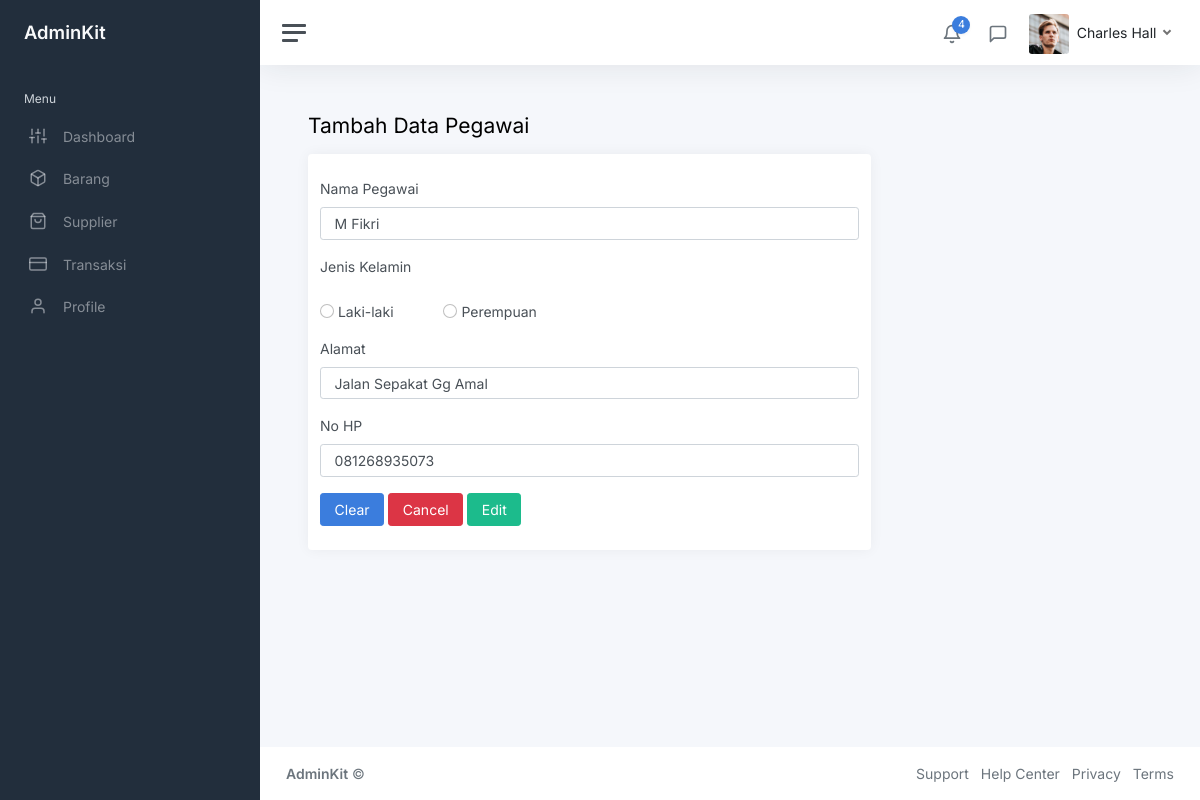
The page /Pegawai/edit/3 on the database its author committed.
### tables this page shows
CREATE TABLE `pegawai` (
  `id_pegawai` int(11) NOT NULL,
  `nama_pegawai` varchar(100) NOT NULL,
  `alamat_pegawai` varchar(100) NOT NULL,
  `jenis_kelamin` varchar(100) NOT NULL,
  `no_hp` varchar(20) NOT NULL
);

### application/controllers/Pegawai.php (called while the page is built, shortened)
<?php
class Pegawai extends CI_Controller
{
    public function __construct()
    {
        $this->load->model('Pegawai_model');
    }
    public function edit($id)
    {
        $data['judul'] = "Halaman Edit Pegawai";
        $data['user'] = $this->db->get_where('user', ['email' => $this->session->userdata('email')])->row_array();
        $data['pegawai'] = $this->Pegawai_model->getById($id);
        $this->load->view("layout/header", $data);
        $this->load->view("pegawai/vw_ubah_pegawai", $data);
        $this->load->view("layout/footer",$data);
    }
}

### index.php (called while the page is built, shortened)
<?php
require_once BASEPATH.'core/CodeIgniter.php';

### application/models/Pegawai_model.php (called while the page is built, shortened)
<?php
class Pegawai_model extends CI_Model
{
    public $table = 'pegawai';
    public function getById($id)
    {
        $this->db->from($this->table);
        $this->db->where('id_pegawai', $id);
        $query = $this->db->get();
        return $query->row_array();
    }
}

### application/views/pegawai/vw_ubah_pegawai.php (the view, shortened to what this page needs)
<main class="content">
    <div class="container-fluid p-0">
        <div class="mb-3">
            <h1 class="h3 d-inline align-middle">Tambah Data Pegawai</h1>
        </div>
        <div class="col-md-8 ">
            <div class="card">
                <div class="row">
                    <div class="card-body">
                        <form method="POST" action="<?= base_url('Pegawai/update'); ?>">
                            <div class="mb-3">
                                <label class="form-label">Nama Pegawai</label>
                                <input type="text" name="nama_pegawai" value="<?= $pegawai['nama_pegawai']; ?>"
                                    class="form-control" placeholder="Nama Pegawai">
                            </div>
                            <div class="mb-3">
                                <label class="form-label">Jenis Kelamin</label>
                            </div>
                            <div class="mb-3">
                                <input class="form-check-input" type="radio" name="jenis_kelamin"
                                    value="<?= $pegawai['jenis_kelamin']; ?>">
                                <span class="form-check-label">Laki-laki &ensp;&ensp;&ensp;&ensp;&ensp;&ensp;</span>
                                <input class="form-check-input" type="radio" name="jenis_kelamin"
                                    value="<?= $pegawai['jenis_kelamin']; ?>">
                                <span class="form-check-label">Perempuan</span>
                            </div>
                            <div class="mb-3">
                                <label class="form-label">Alamat</label>
                                <input type="text" name="alamat_pegawai" value="<?= $pegawai['alamat_pegawai']; ?>"
                                    class="form-control" placeholder="Alamat Pegawai">
                            </div>
                            <div class="mb-3">
                                <label class="form-label">No HP</label>
                                <input type="text" name="no_hp" value="<?= $pegawai['no_hp']; ?>" class="form-control"
                                    placeholder="No Hp">
                            </div>
                            <button type="reset" class="btn btn-primary">Clear</button>
                            <button href="<?= base_url('Pegawai') ?>" type="submit"
                                class="btn btn-danger">Cancel</button>
                            <button type="submit" name="ubah" class="btn btn-success float-right">Edit</button>
                        </form>
                    </div>
                </div>
            </div>
        </div>
</main>

### rows shown on the page
pegawai: nama_pegawai "M Fikri", alamat_pegawai "Jalan Sepakat Gg Amal", no_hp "081268935073"
